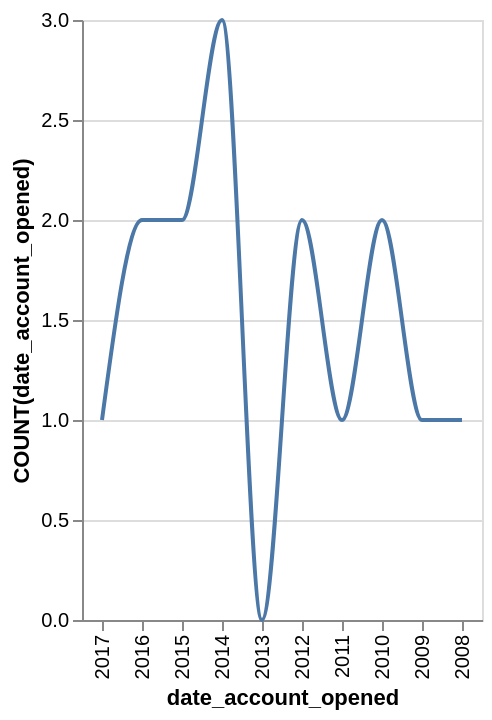

Describe this chart as a Vega-Lite specification.
### Vega-Lite specification from a JSON file in a GitHub repository (floating-point values rounded to 4 significant figures)
{"data": {"values": [{"x_data": "2008", "y_data": 1}, {"x_data": "2009", "y_data": 1}, {"x_data": "2010", "y_data": 2}, {"x_data": "2011", "y_data": 1}, {"x_data": "2012", "y_data": 2}, {"x_data": "2013", "y_data": 0}, {"x_data": "2014", "y_data": 3}, {"x_data": "2015", "y_data": 2}, {"x_data": "2016", "y_data": 2}, {"x_data": "2017", "y_data": 1}]}, "mark": {"type": "line", "interpolate": "monotone"}, "encoding": {"x": {"field": "x_data", "type": "nominal", "title": "date_account_opened", "sort": "descending"}, "y": {"field": "y_data", "type": "quantitative", "title": "COUNT(date_account_opened)"}}}
